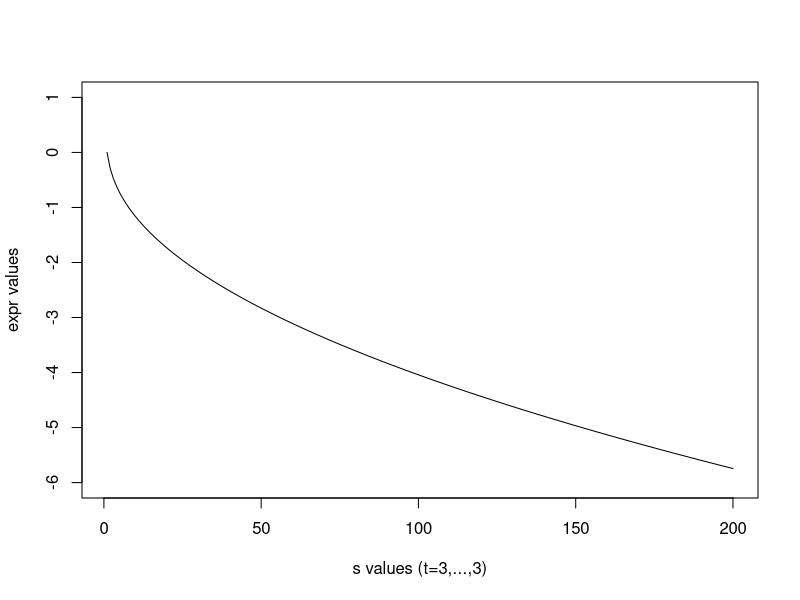

Recreate this plot in R.
xvals <- seq(from=1,to=200,by=1)
yvalsone3 <- c(0,-0.288675134594813,-0.471404520791032,-0.612372435695794,-0.730296743340221,-0.833333333333333,-0.925820099772551,-1.01036297108184,-1.08866210790363,-1.16189500386222,-1.23091490979333,-1.29636243217534,-1.35873244097351,-1.41841628653395,-1.47572957474524,-1.53093108923949,-1.58423606876268,-1.63582576270394,-1.68585446084705,-1.73445476543303,-1.7817416127495,-1.82781538753483,-1.87276436766925,-1.91666666666667,-1.95959179422654,-2.00160192256359,-2.0427529234278,-2.08309522448824,-2.12267452202093,-2.1615323782498,-2.1997067253203,-2.2372322931098,-2.27414097445984,-2.31046213864622,-2.346222901764,-2.3814483610392,-2.41616179877049,-2.45038486057033,-2.48413771175033,-2.51743917503482,-2.55030685225335,-2.58275723222972,-2.6148057867317,-2.64646705605565,-2.67775472558081,-2.70868169442981,-2.7392601372069,-2.76950155964731,-2.79941684889506,-2.82901631902917,-2.85830975237515,-2.88730643706872,-2.91601520127863,-2.94444444444444,-2.97260216584117,-3.00049599074489,-3.0281331944409,-3.05552072428772,-3.08266522002586,-3.10957303249891,-3.1362502409359,-3.1627026689278,-3.18893589921657,-3.21495528740292,-3.24076597466773,-3.26637289959244,-3.29178080915519,-3.31699426897186,-3.34201767284433,-3.36685525167244,-3.39151108178056,-3.41598909270529,-3.44029307448598,-3.46442668449662,-3.48839345385363,-3.51219679343135,-3.53583999951419,-3.55932625911189,-3.58265865496208,-3.60584017024234,-3.62887369301212,-3.6517620204031,-3.67450786257541,-3.6971138464552,-3.7195825192684,-3.7419163518839,-3.76411774197871,-3.78618901703643,-3.80813243718966,-3.82995019791622,-3.85164443259822,-3.87321721495231,-3.89467056133918,-3.91600643295931,-3.93722673794194,-3.95833333333333,-3.97932802699046,-4.00021257938526,-4.02098870532487,-4.04165807559224,-4.06222231851194,-4.08268302144494,-4.10304173221656,-4.12329996048099,-4.1434591790259,-4.16352082502026,-4.18348630120845,-4.20335697705337,-4.22313418983119,-4.2428192456803,-4.26241342060671,-4.28191796144805,-4.30133408679838,-4.32066298789558,-4.33990582947322,-4.35906375057869,-4.3781378653591,-4.39712926381655,-4.41603901253421,-4.43486815537458,-4.45361771415123,-4.47228868927517,-4.49088206037709,-4.50939878690661,-4.52783980870937,-4.54620604658317,-4.56449840281398,-4.58271776169265,-4.60086499001337,-4.61894093755434,-4.63694643754174,-4.65488230709749,-4.67274934767161,-4.69054834545968,-4.70828007180625,-4.72594528359453,-4.74354472362306,-4.76107912096987,-4.77854919134466,-4.79595563742936,-4.8132991492077,-4.8305804042841,-4.84780006819232,-4.86495879469437,-4.88205722606983,-4.89909599339627,-4.91607571682076,-4.93299700582308,-4.94986045947082,-4.96666666666667,-4.98341620638822,-5.00010964792054,-5.01674755108182,-5.03333046644223,-5.04985893553644,-5.06633349106975,-5.08275465711838,-5.0991229493238,-5.11543887508159,-5.13170293372483,-5.1479156167023,-5.16407740775165,-5.18018878306774,-5.19625021146621,-5.21226215454257,-5.22822506682694,-5.24413939593448,-5.26000558271175,-5.27582406137915,-5.29159525966951,-5.30731959896293,-5.3229974944181,-5.33862935510013,-5.354215584105,-5.3697565786808,-5.38525273034581,-5.4007044250035,-5.41611204305463,-5.43147595950645,-5.44679654407915,-5.46207416130964,-5.47730917065266,-5.49250192657946,-5.50765277867394,-5.52276207172651,-5.53783014582556,-5.55285733644675,-5.56784397454012,-5.58279038661509,-5.59769689482342,-5.61256381704022,-5.62739146694294,-5.64218015408864,-5.6569301839893,-5.67164185818546,-5.68631547431809,-5.70095132619887,-5.71554970387875,-5.730110893715,-5.74463517843678)
plot(xvals,yvalsone3,xlab="s values (t=3,...,3)",ylab="expr values",type="n",xlim=c(1,200),ylim=c(-6,1))
lines(xvals,yvalsone3,type="l",col="1")
dev.print(device=pdf, "doubleyou1.pdf", onefile=FALSE)
